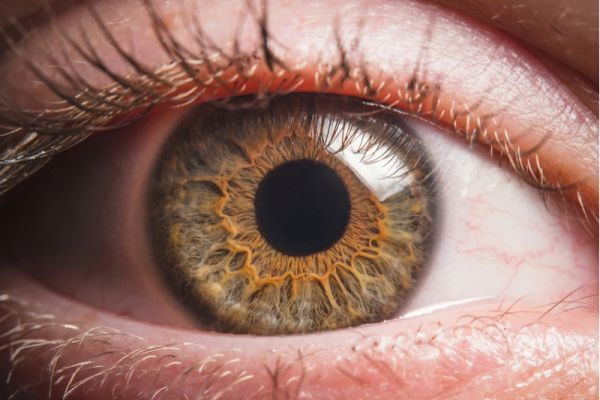
#> input picture OpenCV/Testes/olho2.jpg, 600 x 400 px
$ python Reconhecimento_Pupila_27.08.2020.py
#> lines starting #> are read from the running program, lines starting #| are printed output that depends on the picture; after the words box and inside, x2 and y2 are one past the last pixel; in counts of white or black regions, pixels touching at a corner belong together; long printed decimals are rounded
import cv2
import numpy as np

eye = cv2.imread('olho2.jpg')
#> eye is the input picture: shape (400, 600, 3); mean B, G, R 103.2, 112.9, 150.8
eyec = eye.copy()


#print (eyec.shape)

gray_img = cv2.cvtColor(eye, cv2.COLOR_BGR2GRAY)
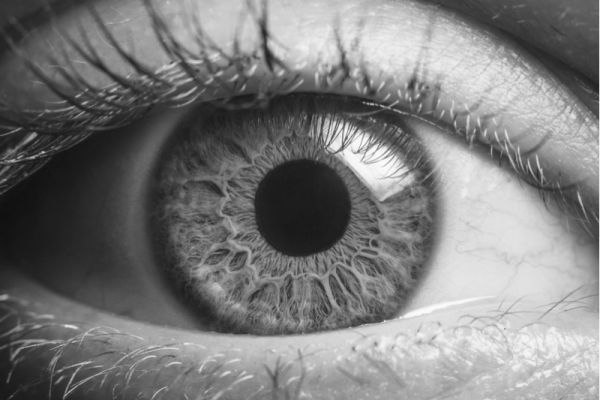
#> gray_img: shape (400, 600); min 15, max 255, mean 123.1

#Aplicando thresholding dinâmico
img = cv2.medianBlur(gray_img,5)

ret,th1 = cv2.threshold(img,127,255,cv2.THRESH_BINARY)
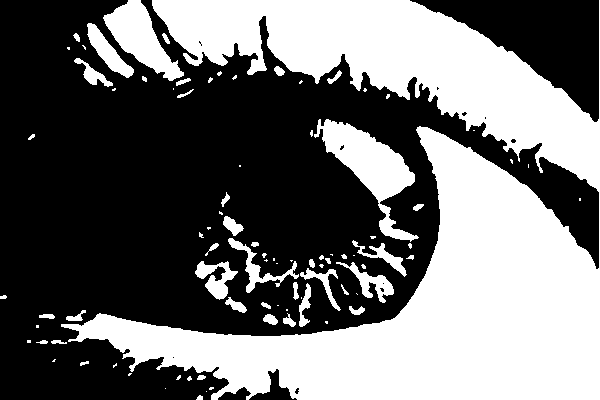
#> th1: shape (400, 600); 43% white; 89 white regions (46 under 20 px), largest, box (x1, y1, x2, y2) and area: (61, 0, 600, 400) 89077, (314, 119, 419, 242) 4392, (103, 0, 184, 81) 2790

th2 = cv2.adaptiveThreshold(img,255,cv2.ADAPTIVE_THRESH_MEAN_C,\
            cv2.THRESH_BINARY,11,2)
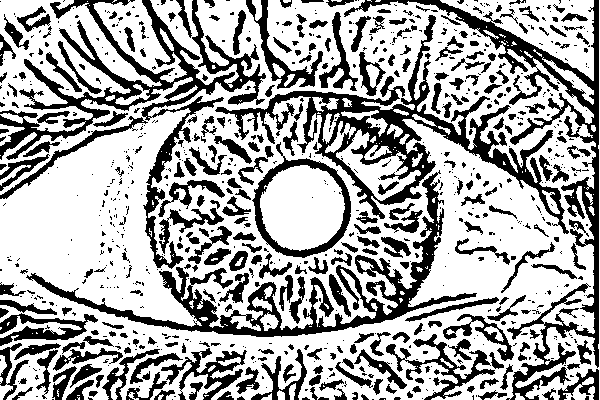
#> th2: shape (400, 600); 65.9% white; 846 black regions (560 under 20 px), largest, box (x1, y1, x2, y2) and area: (215, 15, 569, 234) 10868, (0, 0, 266, 269) 10615, (344, 0, 599, 400) 9208
th3 = cv2.adaptiveThreshold(img,255,cv2.ADAPTIVE_THRESH_GAUSSIAN_C,\
            cv2.THRESH_BINARY,11,2)
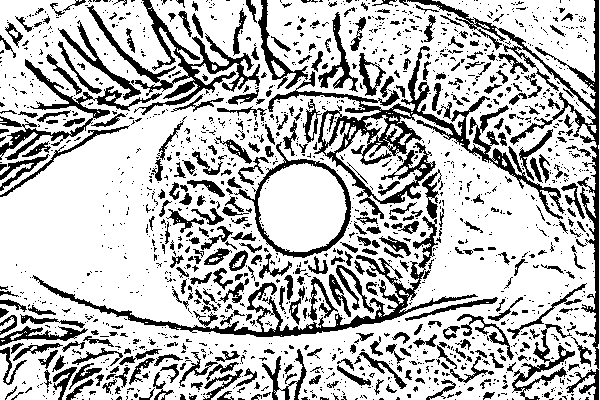
#> th3: shape (400, 600); 74% white; 1663 black regions (1288 under 20 px), largest, box (x1, y1, x2, y2) and area: (268, 46, 565, 219) 7230, (407, 0, 599, 400) 4506, (32, 216, 478, 337) 4377


circles	= cv2.HoughCircles(img,cv2.HOUGH_GRADIENT, 1, 120,param1=100,param2=30,minRadius=40,maxRadius=65)
#> circles = [[302.5, 208.5, 50]]
circles	= np.uint16(np.around(circles))
#> circles = [[302, 208, 50]]


for i in circles[0,:]:
    # draw the outer circle
    cv2.circle(eye,(i[0],i[1]),i[2],(0,255,0), 1)
    #draw the center of the circle
    cv2.circle(eye,(i[0],i[1]),2,(0,0,255),5)

    #Mostra o raio do círculo convertido para milímetros.
    radm = i[2]
    print(radm*0.264583333333334, "mm")
#> this loop made 1 pass
#> (i, radm) on pass 1: ([302, 208, 50], 50)
#| 13.229 mm
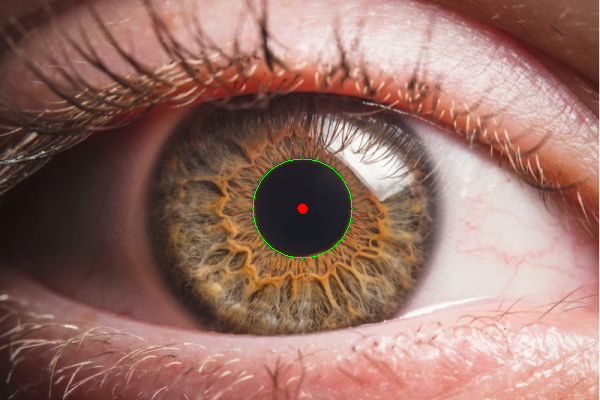
#> eye: shape (400, 600, 3); 0.15% of pixels changed, all inside (x1, y1, x2, y2) = (252, 158, 353, 259)


cv2.imshow("Imagem Original", eyec)
cv2.imshow("Imagem Preto e Branco", gray_img)
cv2.imshow("Imagem com Blur", img)
cv2.imshow("Threshold Dinâmico", np.hstack([ th1, th2, th3]))
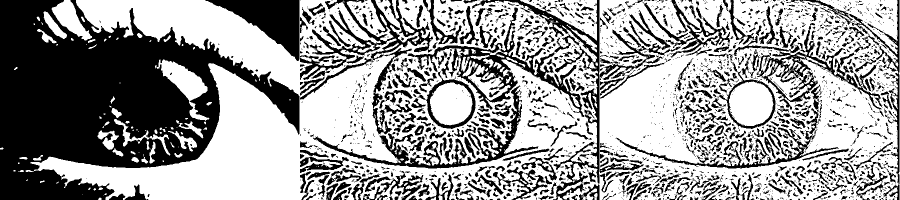
#> window 'Threshold Dinâmico': shape (400, 1800) (shown at 1/2 size); 61% white; 2523 black regions (1858 under 20 px), largest, box (x1, y1, x2, y2) and area: (0, 0, 599, 400) 125945, (815, 15, 1169, 234) 10868, (600, 0, 866, 269) 10615
cv2.imshow("Circulos reconhecidos", eye)

cv2.waitKey(0)
cv2.destroyAllWindows()

$ run again, with OpenCV/Testes/olho3.jpg copied over OpenCV/Testes/olho2.jpg
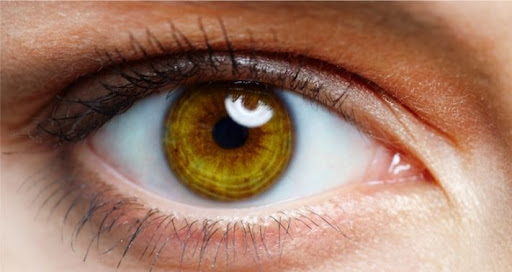
#> input picture OpenCV/Testes/olho3.jpg, 512 x 272 px
#> eye is the input picture: shape (272, 512, 3); mean B, G, R 102.7, 122, 159.6
#> `ret,th1 = cv2.threshold(img,127,255,cv2.THRESH_BINARY)`:
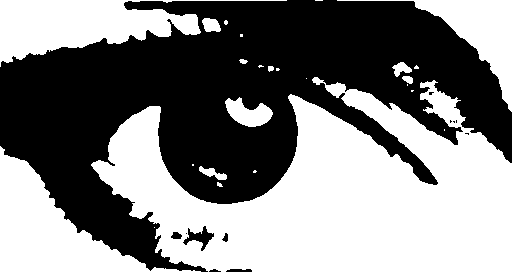
#> th1: shape (272, 512); 50.9% white; 12 black regions (6 under 20 px), largest, box (x1, y1, x2, y2) and area: (0, 0, 512, 272) 67935, (183, 226, 214, 251) 294, (226, 269, 252, 272) 68, (171, 232, 182, 239) 58, (222, 233, 228, 242) 34, (209, 269, 221, 272) 23
#> th2: shape (272, 512); 67% white; 649 black regions (407 under 20 px), largest, box (x1, y1, x2, y2) and area: (0, 1, 512, 212) 22255, (180, 218, 235, 261) 731, (232, 218, 283, 263) 707
#> th3: shape (272, 512); 75.8% white; 1414 black regions (1169 under 20 px), largest, box (x1, y1, x2, y2) and area: (159, 54, 473, 210) 8228, (59, 11, 315, 98) 3199, (80, 1, 512, 13) 1849
#> `circles	= cv2.HoughCircles(img,cv2.HOUGH_GRADIENT, 1, 120,param1=100,p..`: circles = [[235.5, 136.5, 62.2]]
#> `circles	= np.uint16(np.around(circles))`: circles = [[236, 136, 62]]
#> the loop `for i in circles[0,:]:` made 1 pass
#> (i, radm) on pass 1: ([236, 136, 62], 62)
#> (printed output is left out)
#> `cv2.imshow("Threshold Dinâmico", np.hstack([ th1, th2, th3]))`:
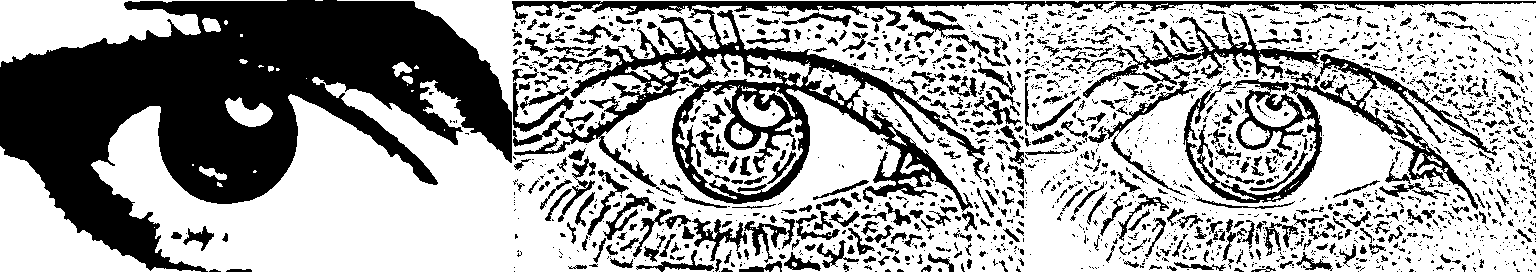
#> window 'Threshold Dinâmico': shape (272, 1536); 64.5% white; 2074 black regions (1582 under 20 px), largest, box (x1, y1, x2, y2) and area: (0, 0, 512, 272) 67935, (512, 1, 1114, 212) 22640, (1183, 54, 1497, 210) 8228

$ run again, with OpenCV/Testes/olho4.jpg copied over OpenCV/Testes/olho2.jpg
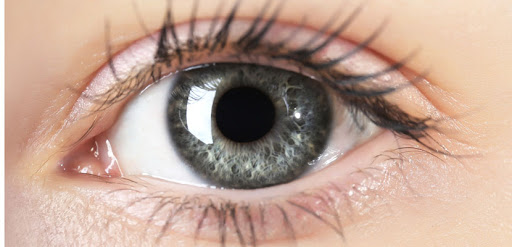
#> input picture OpenCV/Testes/olho4.jpg, 512 x 247 px
#> eye is the input picture: shape (247, 512, 3); mean B, G, R 147.2, 162.2, 191.1
#> `ret,th1 = cv2.threshold(img,127,255,cv2.THRESH_BINARY)`:
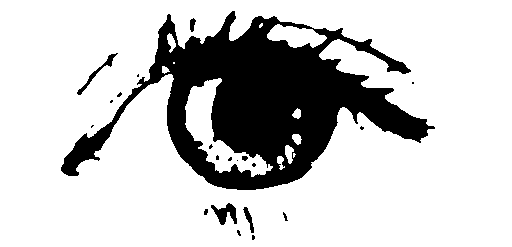
#> th1: shape (247, 512); 78.8% white; 21 black regions (13 under 20 px), largest, box (x1, y1, x2, y2) and area: (61, 11, 435, 190) 25907, (211, 203, 237, 225) 290, (77, 53, 118, 95) 215
#> th2: shape (247, 512); 72% white; 415 black regions (320 under 20 px), largest, box (x1, y1, x2, y2) and area: (43, 0, 333, 190) 13954, (243, 0, 488, 161) 7090, (4, 0, 12, 247) 1398
#> th3: shape (247, 512); 77.3% white; 658 black regions (541 under 20 px), largest, box (x1, y1, x2, y2) and area: (166, 62, 334, 190) 5337, (51, 0, 225, 185) 4818, (243, 0, 469, 120) 3552
#> `circles	= cv2.HoughCircles(img,cv2.HOUGH_GRADIENT, 1, 120,param1=100,p..`: circles = [[269.5, 114.5, 58.9]]
#> `circles	= np.uint16(np.around(circles))`: circles = [[270, 114, 59]]
#> the loop `for i in circles[0,:]:` made 1 pass
#> (i, radm) on pass 1: ([270, 114, 59], 59)
#> (printed output is left out)
#> `cv2.imshow("Threshold Dinâmico", np.hstack([ th1, th2, th3]))`:
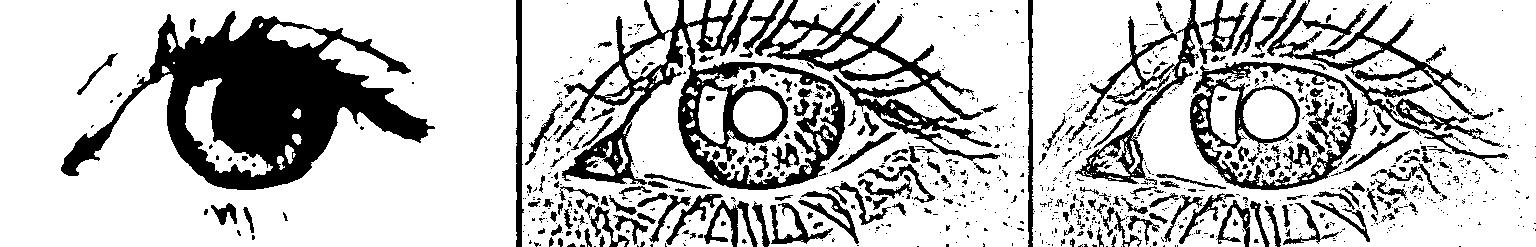
#> window 'Threshold Dinâmico': shape (247, 1536); 76% white; 1094 black regions (874 under 20 px), largest, box (x1, y1, x2, y2) and area: (61, 11, 435, 190) 25907, (555, 0, 845, 190) 13954, (755, 0, 1000, 161) 7090
